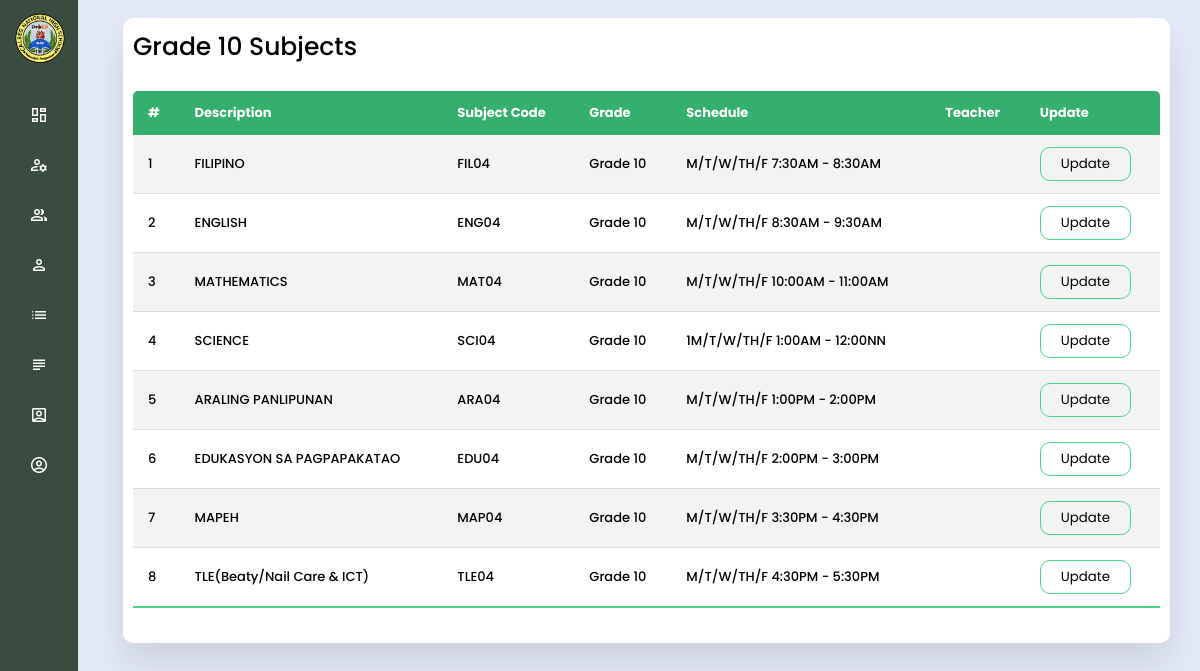
Screenshot of /superAdmin/sg10.php with the database file from the repository.
### tables this page shows
CREATE TABLE `tblsubjlist` (
  `id` int(11) NOT NULL,
  `subj` varchar(255) NOT NULL,
  `subjcode` varchar(200) NOT NULL,
  `sstaus` varchar(255) NOT NULL,
  `semester` varchar(255) NOT NULL,
  `sched` varchar(255) NOT NULL,
  `room` varchar(255) NOT NULL,
  `teacher` varchar(255) NOT NULL
);

### superAdmin/sg10.php (the view, shortened to what this page needs)
<?php
  include "../includes/database.php";
?>
<!DOCTYPE html>
<html lang="en">
<head>
    <link rel="stylesheet" href="../assets/css/navContainer.css">
    <link rel="stylesheet" href="../assets/css/style2.css">
    <link rel="stylesheet" href="../assets/css/style3.css">
</head>
<body>
  <?php include 'includes/sideMenu.php';?>
  <section class="home-section">
  <section class="historyLog">
    <div class="history-list">
    <span class="allTeacher">Grade 10 Subjects</span>
        <table class="table">
            <thead>
                <thead>
                    <tr>
                        <th>#</th>
                        <th>Description</th>
                        <th>Subject Code</th>
                        <th>Grade</th>
                        <th>Schedule</th>
                        <th>Teacher</th>
                        <th>Update</th>
                    </tr>
                </thead>
                <tbody>
                    <?php
                        $ret=mysqli_query($conn,"SELECT * from tblsubjlist where sstaus = 'Grade 10'");
                        $cnt=1;
                        while ($row=mysqli_fetch_array($ret)) {
                    ?>
                    <tr>
                        <td data-label="#"><?php echo $cnt;?></td>
                        <td data-label="Description"><?php  echo $row['subj'];?></td>
                        <td data-label="Subject Code"><?php  echo $row['subjcode'];?></td>
                        <td data-label="Grade"><?php  echo $row['sstaus'];?></td>
                        <td data-label="Schedule" class=""><?php  echo $row['sched'];?></td>
                        <td data-label="Teacher"><?php  echo $row['teacher'];?></td>
                        <form action="../superAdmin/updasubj.php" method="POST">
                            <td data-label="Update"><button type="submit" name="view" >Update</button></td>
                        </form>
                    </tr>
                    <?php
                    $cnt=$cnt+1;
                    }?>
            </tbody>
        </table>
    </div>
</section>
  </section>
</body>
</html>

### superAdmin/includes/sideMenu.php (shortened to what this page needs)
<div class="sidebar close">
    <div class="logo-details">
      <img src="../assets/img/logos.png">
    </div>
    <ul class="nav-links">
      <li>
        <a href="adminDashboard.php">
        <i class="material-symbols-outlined">dashboard</i>
        </a>
      </li>
      <li>
        <div class="iocn-link">
          <a href="#">
          <i class="material-symbols-outlined">
manage_accounts
</i>
          </a>
        </div>
      </li>
      <li>
        <div class="iocn-link">
          <a href="#">
          <i class="material-symbols-outlined">
              group
              </i>
          </a>
        </div>
      </li>
      <li>
        <div class="iocn-link">
          <a href="#">
          <i class="material-symbols-outlined">
            person
            </i>
          </a>
        </div>
      </li>
      <li>
        <a href="viewSection.php">
        <i class="material-symbols-outlined">
          list
          </i>
        </a>
      </li>
      <li>
        <div class="iocn-link">
          <a href="#">
          <i class="material-symbols-outlined">
          subject
          </i>
          </a>
        </div>
      </li>
      <li>
        <div class="iocn-link">
          <a href="#">
          <i class="material-symbols-outlined">
            account_box
            </i>
          </a>
        </div>
      </li>
      <li>
        <a href="viewProfile.php">
        <i class="material-symbols-outlined">
account_circle
</i>
        </a>
      </li>
</ul>
  </div>

### assets/css/navContainer.css (style rules this page uses)
* { margin: 0; padding: 0; box-sizing: border-box; font-family: 'Poppins', sans-serif; }
body { background: #E4E9F7; }
img { width: 50px; height: 50px;margin: 15px 10px 0 15px; }
.sidebar { position: fixed; top: 0; left: 0; height: 100%; width: 260px; background: #3a4c40; z-index: 100; transition: all 0.5s ease; }
.sidebar .logo-details { height: 60px; width: 100%; display: flex; align-items: center; }
.sidebar .nav-links { height: 100%; padding: 30px 0 150px 0; overflow: auto; }
.sidebar .nav-links li { position: relative; list-style: none; transition: all 0.4s ease; }
.sidebar .nav-links li .iocn-link { display: flex; align-items: center; justify-content: space-between; }
.sidebar .nav-links li i { height: 50px; min-width: 78px; text-align: center; line-height: 50px; color: #fff; font-size: 20px; cursor: pointer; transition: all 0.3s ease; }
.sidebar .nav-links li a { display: flex; align-items: center; text-decoration: none; }
.home-section { position: relative; left: 260px; width: calc(100% - 260px); transition: all 0.5s ease; font-weight: 500; color: var(--text-color); padding: 8px 0px 8px 15px; }
.allTeacher { font-size: 25px; }
@media (max-width: 1275px) { .sidebar.close { width: 78px; } }
@media (max-width: 1275px) { .sidebar.close .nav-links { overflow: visible; } }
@media (max-width: 1275px) { .sidebar.close .nav-links li .iocn-link { display: block } }
@media (max-width: 1275px) { .sidebar.close ~ .home-section { left: 78px; width: calc(100% - 78px); } }

### assets/css/style3.css (style rules this page uses)
.historyLog { padding: 0 30px; }
.history-list { width: 100%; padding: 10px; margin-top: 10px; background: #fff; border-radius: 10px; overflow-x: auto; box-shadow: 0 20px 35px rgba(0, 0, 0, 0.1); }
.table { border-collapse: collapse; margin: 25px 0; font-size: 15px; min-width: 100%; overflow: hidden; border-radius: 5px 5px 0 0; }
table thead tr { color: #fff; background: #34AF6D; text-align: left; font-weight: bold; font-size: small; width: 100%; }
.table th, .table td { padding: 12px 15px; }
.table tbody tr { border-bottom: 1px solid #ddd; font-size: small; }
.table tbody tr:nth-of-type(odd) { background: #f3f3f3; }
.table tbody tr:last-of-type { border-bottom: 2px solid #4AD489; }
.table button { padding: 6px 20px; border-radius: 10px; cursor: pointer; background: transparent; border: 1px solid #4AD489; }

### rows the page displays
tblsubjlist: subj "FILIPINO", subjcode "FIL04", sstaus "Grade 10", sched "M/T/W/TH/F 7:30AM - 8:30AM"
tblsubjlist: subj "ENGLISH", subjcode "ENG04", sstaus "Grade 10", sched "M/T/W/TH/F 8:30AM - 9:30AM"
tblsubjlist: subj "MATHEMATICS", subjcode "MAT04", sstaus "Grade 10", sched "M/T/W/TH/F 10:00AM - 11:00AM"
tblsubjlist: subj "SCIENCE", subjcode "SCI04", sstaus "Grade 10", sched "1M/T/W/TH/F 1:00AM - 12:00NN"
tblsubjlist: subj "ARALING PANLIPUNAN", subjcode "ARA04", sstaus "Grade 10", sched "M/T/W/TH/F 1:00PM - 2:00PM"
tblsubjlist: subj "EDUKASYON SA PAGPAPAKATAO", subjcode "EDU04", sstaus "Grade 10", sched "M/T/W/TH/F 2:00PM - 3:00PM"
tblsubjlist: subj "MAPEH", subjcode "MAP04", sstaus "Grade 10", sched "M/T/W/TH/F 3:30PM - 4:30PM"
tblsubjlist: subj "TLE(Beaty/Nail Care & ICT)", subjcode "TLE04", sstaus "Grade 10", sched "M/T/W/TH/F 4:30PM - 5:30PM"
